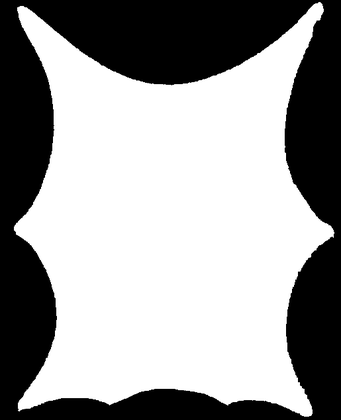
%> input picture frog/Optim/frog_domain_low.png, 341 x 420 px, shrunk from 515 x 634 before the run
$ octave FrogOptimization.m   (GNU Octave 9; MATLAB toolbox functions it lacks are replaced by stand-ins)
%> lines starting %> are read from the running program, lines starting %| are printed output that depends on the picture; in (x1, y1, x2, y2) boxes, pixels count from 0 and x2, y2 are one past the last pixel; in counts of white or black regions, pixels touching at a corner belong together; the program's own positions count from 1
### frog/OptimPaper/FO_Darcy3.m
function [Trans,Grid] = FO_Darcy3(prm)
A = imread('frog_domain_low.png');
%> A is the input picture: size 420x341 uint8; min 0, max 255, mean 154.6
B = im2bw(A);
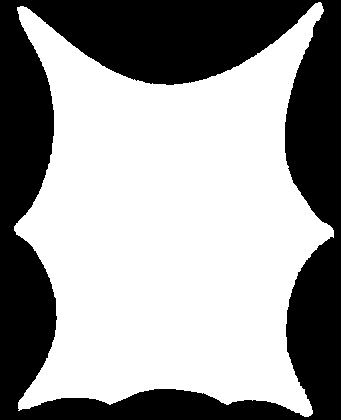
%> B: size 420x341 logical; 60.6% white; 1 black region, box (x1, y1, x2, y2) and area: (0, 0, 341, 420) 56408
Bz = size(B);
%> Bz = [420 341]
c = find(B);
%> c = 86812 values from 6107 to 140098

Grid = struct('Nx',[]);
Grid.Nx=Bz(1); Grid.hx=1*prm.pixel;
%> after `Grid.Nx=Bz(1)`: Grid.Nx = 420
Grid.Ny=Bz(2); Grid.hy=1*prm.pixel;
%> after `Grid.Ny=Bz(2)`: Grid.Ny = 341
Grid.Nz=1; Grid.hz=10*prm.pixel;
Grid.K=B.*(prm.perm/prm.mu);
Grid.poro = prm.Por*ones(Grid.Nx,Grid.Ny,Grid.Nz);
%> Grid.poro: size 420x341 double; every value is 0.1
Grid.volume = Grid.hx*Grid.hy*Grid.hz;
%> Grid.volume = 0.00216
Grid.N = Grid.Nx*Grid.Ny*Grid.Nz;
%> Grid.N = 143220
Grid.B = B;
B = reshape(B,prod(Bz),1);
%> B = 143220 logical values, 86812 true
A = 1-B;

%% Darcy Flow
% Grid sizes
Ny=Grid.Ny; Nx=Grid.Nx; Nz=Grid.Nz; N=Ny*Nx*Nz;
%> after `Ny=Grid.Ny`: Ny = 341
%> after `Nx=Grid.Nx`: Nx = 420
%> after `Nz=Grid.Nz`: Nz = 1
%> after `N=Ny*Nx*Nz`: N = 143220
hx=Grid.hx; hy=Grid.hy; hz=Grid.hz;
%> after `hx=Grid.hx`: hx = 0.06
%> after `hy=Grid.hy`: hy = 0.06
%> after `hz=Grid.hz`: hz = 0.6

L = Grid.K.^(-1);
%> L: size 420x341 double; 39.39% of the values are NaN or infinite; the others: min 1, max 1, mean 1
tx = 2*hy*hz/hx;  ty = 2*hx*hz/hy;
%> after `tx = 2*hy*hz/hx`: tx = 1.2
%> after `ty = 2*hx*hz/hy`: ty = 1.2

% Cell center
x = hx/2:hx:hx*Nx;
%> x = 420 values from 0.03 to 25.17
y = hy/2:hy:hy*Ny;
%> y = 341 values from 0.03 to 20.43
[ycell, xcell]=meshgrid(y,x);

% Transmissibility in x-direction: Nx+1 to give transmissibility at boundaries
Tymat = zeros(Nx,Ny+1);
%> Tymat: size 420x342 double; every value is 0
Txmat = zeros(Nx+1,Ny);
%> Txmat: size 421x341 double; every value is 0

% Calculate transmissibilities at interfaces (general case- homo, hetero)
Tymat(:,2:Ny) = (ty)./(L(:,1:Ny-1)+L(:,2:Ny)); % Take harmonic mean
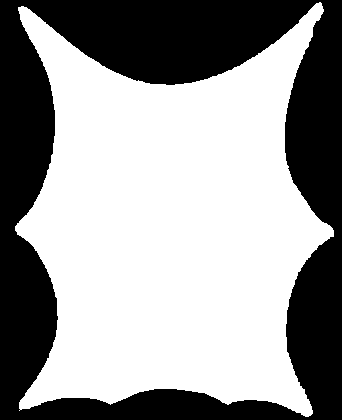
%> Tymat: size 420x342 double; values 0 (black) and 0.6 (white), 60.1% white; 1 black region, box (x1, y1, x2, y2) and area: (0, 0, 342, 420) 57363
Txmat(2:Nx,:) = (tx)./(L(1:Nx-1,:)+L(2:Nx,:)); % Take harmonic mean -- No flow boundary condition: 0 for 1 and Nx+1 -> therefore 2:Nx
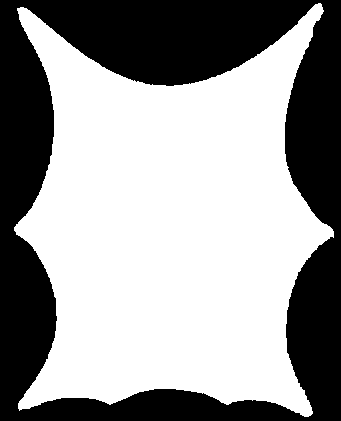
%> Txmat: size 421x341 double; values 0 (black) and 0.6 (white), 60.1% white; 1 black region, box (x1, y1, x2, y2) and area: (0, 0, 341, 421) 57213

% Off-diagonal vectors of the system
% by reshaping transmissibility matrices
Tyvec1 = reshape(Tymat(:,1:Ny), Ny*Nx, 1);
Txvec1 = reshape(Txmat(1:Nx,:), Ny*Nx, 1);
Tyvec2 = reshape(Tymat(:,2:Ny+1), Ny*Nx, 1);
Txvec2 = reshape(Txmat(2:Nx+1,:), Ny*Nx, 1);

% Matrix of the system
Amat = spdiags([-Tyvec1,-Txvec1,Tyvec1+Txvec1+Tyvec2+Txvec2,-Txvec2,-Tyvec2],[Nx,1,0,-1,-Nx],Ny*Nx,Ny*Nx);
Amat = Amat + spdiags(A,0,Ny*Nx,Ny*Nx);
B = spdiags(prm.alpha*B(:),0,Ny*Nx,Ny*Nx);
Am = [Amat+B,-B;-B,prm.beta*Amat+B];
Am(2*Grid.N+1,c(round(Grid.N/10))) = 1;

Trans.ay=Tymat;
Trans.ax=Txmat;
Trans.vy=prm.beta*Tymat;
Trans.vx=prm.beta*Txmat;
Grid.Amat = Am;
% Grid.Amat = decomposition(Amat);
end

### frog/OptimPaper/segOne.m
function [node,segment,vnode,vsegment] = segOne(prm,Grid,ra,rv)
Tree=load('frog_trees.mat');

[node,segment] = segmentasi(Tree.tree_a{1},ra,0);
[vnode,vsegment] = segmentasi(Tree.tree_v{1},rv,1);
%% tambahan (nanti) ra>0.65, rv>0.95
if ra==0.65
    vsegment.init([end+1,end+2])=[7,9];
    vsegment.end([end+1,end+2])=[6,8];
    vsegment.len([end+1,end+2])=vsegment.len(vsegment.end==7);
    vsegment.rad([end+1,end+2])=vsegment.rad(vsegment.end==7);
    vsegment.n=length(vsegment.len);
    vnode.junction(9)=1;
    vnode.isterminal([9,7,46])=0;
    % connecting parallel
    [vnode,vsegment]=connecting(vnode,vsegment,45,46);
    vsegment.num=1:vsegment.n;
    vsegment.isterminal(end+1:1:end+3)=0;
    vsegment.isroot(end+1:1:end+3)=0;
    vsegment.c(end+1:1:end+3)={[]};
    vsegment = segroot(vnode,vsegment);
    segment = segroot(node,segment);
end
%% ra>1 rv>2
if ra==1
    segment.init(end+1)=10;
    node.isterminal(10)=0;
    segment.end(end+1)=4;
    segment.len(end+1)=segment.len(segment.end==10);
    segment.rad(end+1)=segment.rad(segment.end==10);
    segment.n=length(segment.len);
end
% connecting parallel
%% Change dimension to real dimension
node.XData = node.XData.*prm.pixel;
node.YData = node.YData.*prm.pixel;
vnode.XData = vnode.XData.*prm.pixel;
vnode.YData = vnode.YData.*prm.pixel;
segment.len = segment.len.*prm.pixel;
segment.rad = segment.rad.*prm.pixel;
vsegment.len = vsegment.len.*prm.pixel;
vsegment.rad = vsegment.rad.*prm.pixel;
% locate mid point of segment on capillary bed
segment.ext = zeros(segment.n,1);
for i=1:segment.n
    if isempty(segment.c{i})
        mid = node.avc(segment.init(i),:);
    elseif segment.isroot(i) % root segment,
        k = segment.init(segment.end(i));
        mid = segment.c{k}(ceil(length(segment.c{k})/2),:);
    else
        mid = segment.c{i}(ceil(length(segment.c{i})/2),:);
    end
    segment.ext(i) = sub2ind([Grid.Nx Grid.Ny],mid(1),mid(2));
end
vsegment.ext = zeros(vsegment.n,1);
for i=1:vsegment.n
    if isempty(vsegment.c{i})
        mid = vnode.avc(vsegment.init(i),:);
%     elseif vsegment.isroot(i)
%         k = vsegment.init(vsegment.end(i));
%         mid = vsegment.c{k}(ceil(length(vsegment.c{k})/2),:);
    else
        mid = vsegment.c{i}(floor(length(vsegment.c{i})/2),:);
    end
    vsegment.ext(i) = sub2ind([Grid.Nx Grid.Ny],mid(1),mid(2));
end

% Compute angle
segment = Bif_angle(node,segment);
vsegment = Bif_angle(vnode,vsegment);

% Locate nodes in the capillary bed
X = ceil((node.XData(node.isterminal))./Grid.hx);
Y = ceil(node.YData(node.isterminal)./Grid.hy);
Xout = floor((vnode.XData(vnode.isterminal))./Grid.hx);
Yout = floor((vnode.YData(vnode.isterminal))./Grid.hy);

if max(Xout)>=Grid.Nx | max(Yout)>=Grid.Ny | min(Xout)<=0 | min(Yout)<=0 ...
        | max(X)>=Grid.Nx | max(Y)>=Grid.Ny | min(X)<=0 | min(Y)<=0
    state.P=NaN; state.pvec=NaN;
    return;
end
node.input = sub2ind([Grid.Nx Grid.Ny],X,Y);
vnode.output = sub2ind([Grid.Nx Grid.Ny],Xout,Yout);
segment = Locate(node,segment,Grid);
vsegment = Locate(vnode,vsegment,Grid);

node.clog = false(node.n,1);
vnode.clog = false(vnode.n,1);
% [32 lines left out: functions Locate, connecting, not called in this run]

function [node,segment] = segmentasi(tree,lim,type)
Ad = tree.segment.avrad > 0;
locA.conn=tree.segment.nodeconn(Ad);
ac=cell2mat(locA.conn);
segment.radius = tree.radius;
% delete unwanted segment vein
if type
    del=[269,250,211,218,176,212,220,201,188,190,201,263];
    for i=1:length(del)
        Ad((ac(:,1)==del(i)))=0;
    end
    ac=ac(Ad,:);
else % artery
    del=[121,81];
    for i=1:length(del)
        Ad(ac(:,1)==del(i))=0;
    end
    ac=ac(Ad,:);
end
Ar = tree.segment.avrad > lim;
Ar(Ad==0) = 0;
locA.conn=tree.segment.nodeconn(Ar);
ac=cell2mat(locA.conn);
locA.avr=tree.segment.avrad(Ar);
locA.L=tree.segment.L(Ar);
locA.c=tree.segment.c(Ar);
ab=zeros(size(ac));
[b,m1,n1] = unique(ac,'first');
[n1,d1] =sort(m1);
for i=1:length(b)
    ab(ac==b(i))=i;
end

ab=reshape(ab,size(ac));
segment.init = ab(:,2);
segment.end = ab(:,1);
segment.len = locA.L;
segment.rad = locA.avr;
segment.c = locA.c;
segment.dist = tree.segment.dist(Ar);
segment.ind = tree.segment.ind(Ar);
segment.distrvol = tree.segment.distrvol(Ar);
segment.distrind = tree.segment.distrind(Ar);
segment.geodist = tree.segment.geodesdist(Ar);
segment.Cnum = tree.segment.num(Ar);

node.avc=tree.node.avc(b,:);
node.avind=tree.node.avind(b,:);
node.XData=tree.node.avc(b,1);
node.YData=tree.node.avc(b,2);
node.depth=tree.node.depth(b,:);
node.ind = tree.node.ind(b,:);
node.distrind = tree.node.distrind(b,:);
%% connect vein tree
if lim==0
if type
    awal=198; akhir=205;
    ac(end+1,:)=[akhir,awal];
    segment.rad(end+1)=segment.rad(segment.end==akhir);
    segment.len(end+1)=sqrt((node.XData(awal)-node.XData(akhir))^2+(node.YData(awal)-node.YData(akhir))^2);
    segment.init(end+1)=awal;
    segment.end(end+1)=akhir;
    segment.c(end+1)= {[]};
    ab=zeros(size(ac));
[b,m1,n1] = unique(ac,'first');
[n1,d1] =sort(m1);
for i=1:length(b)
    ab(ac==b(i))=i;
end
ab=reshape(ab,size(ac));
else
    awal=7; akhir=21; midsegment=4; othe=6; baru=max(ab(:))+1; bar=max(ac(:))+1;
    ac(4,:)=[];
    ac(end+1,:)=[akhir,bar];
    ac(end+1,:)=[othe,bar];
    ac(end+1,:)=[bar,awal];
    segment.rad(end+1)=segment.rad(segment.end==akhir);
    segment.len(end+1)=sqrt((segment.c{4}(118,1)-node.XData(akhir))^2+(segment.c{4}(118,2)-node.YData(akhir))^2);
    segment.init(end+1)=baru;
    segment.end(end+1)=akhir;
    segment.c(end+1)={[]};
    segment.rad(end+1)=segment.rad(4);
    segment.len(end+1)=sqrt((segment.c{4}(118,1)-node.XData(awal))^2+(segment.c{4}(118,2)-node.YData(awal))^2);
    segment.init(end+1)=awal;
    segment.end(end+1)=baru;
    segment.c(end+1)={segment.c{4}(118:end,:)};
    segment.len(4)=118/135*segment.len(4);
    segment.init(4)=baru;
    segment.c(4)={segment.c{4}(1:118,:)};
    segment.n=length(segment.len);
    node.avc(baru,:)=segment.c{4}(end,:);
    node.avind(baru,:)=segment.ind{4}(end,:);
    node.XData(baru)=segment.c{4}(end,1);
    node.YData(baru)=segment.c{4}(end,2);
    node.ind{baru}=segment.ind{4}(end-4:end);
    node.depth(baru)=node.depth(othe);
    node.depth(othe)=node.depth(othe)+1;
    ab=zeros(size(ac));
[b,m1,n1] = unique(ac,'first');
[n1,d1] =sort(m1);
for i=1:length(b)
    ab(ac==b(i))=i;
end
ab=reshape(ab,size(ac));
end
end
%%
node.isterminal=zeros(length(b),1);
node.junction=false(length(b),1);
for i=1:length(ac)
    ad=find(ac(:,2)==ac(i,1));
    if nnz(ad)>=2
        node.junction(ab(i,1))=1;
        node.Parent(ab(ad,2))=1;
        % Compute the angle
    else
        node.junction(ab(i,1))=0;
    end
    if isempty(ad)
        node.isterminal(ab(i,1))=1;
    end
end
if type & lim==0
    node.isterminal(205)=0;
else
    b(end)=b(end-1);
    node.isterminal(21)=0;
end
node.n=length(b);
node.isroot=tree.node.isroot(b,:);
node.num=1:node.n;
node.isterminal=logical(node.isterminal);
segment.n=length(segment.len);
segment.num=1:segment.n;

% note segment root and terminal
segment = segroot(node,segment);

% Clear artifact / big terminal
if max(segment.rad(segment.isterminal))>1.5*mean(segment.rad(segment.isterminal))
    segment.rad(segment.rad==max(segment.rad(segment.isterminal)))=1.5*mean(segment.rad(segment.isterminal));
end
end
% note segment root and terminal
% [33 lines left out: functions segroot, Bif_angle, not called in this run]
% angle of segment respect to x-axis (2D)
% [11 lines left out: function angle, not called in this run]

end

### frog/segroot.m
function segment = segroot(node,segment)
seg = 1:2*node.n;
root = find(node.isroot);
rot=[];
for k=1:length(root)
    rot=[rot,seg(segment.init==root(k))];
end
segment.isroot = logical(zeros(segment.n,1));
segment.isroot(rot) = 1;
root = find(node.isterminal);
rot=[];
for k=1:length(root)
    rot=[rot,seg(segment.end==root(k))];
end
segment.isterminal = logical(zeros(segment.n,1));
segment.isterminal(rot) = 1;
end

### frog/Optim/Frog_parameter.m
function prm = Frog_parameter()
%% Artery Parameters
% blood and flow parameters (all unit in mmgs)
prm.Rho = 1e-6;       % kg/mm3
prm.mu = 3e-6;        % kg/mm.s
prm.perm = 3e-6;      % mm2
prm.Pin = 3.99967105; % kg/mm.s2
prm.Pout = 1;         % kPa
prm.pixel = 6e-2;     % milimeter
prm.alpha = 5e-4;     % Perfusion parameter
prm.beta = 2;         % relative permeability of vein compartment to artery compartment
prm.gamma = 5e-5;     % kg/mm4.s (resistance parameter around terminal nodes, kappa in the manuscript)
prm.E = 1e3;          % kPa (vein)/artery Ea = 1e3
prm.Poison = 0.5;     % Poisson's ratio
prm.ha = 0.22;        % arterial wall thickness coeff.
prm.hv = 0.1;         % vein wall thickness coeff.
prm.Por = 0.1;        %
prm.mmHg = 7.50061683;
end

### frog/Optim/FrogOptimization.m
  %% Dual darcy permeability
name = ['Trial'];
% Load the modelling parameters
prm = Frog_parameter();
% Load the image domain and create darcy domain. Then compute transmibility
[Trans,Grid] = FO_Darcy3(prm);
%> Grid = {Nx 420, hx 0.06, Ny 341, hy 0.06, Nz 1, hz 0.6}
% Load the segmented vascular graph data
[node,segment,vnode,vsegment] = SetVessel2(prm, Grid, 20);
while all(Grid.B([node.input; vnode.output])) == 0
[node,segment,vnode,vsegment] = SetVessel2(prm, Grid, 20);
1
end
% [node,segment,vnode,vsegment] = segOne(prm,Grid,0,0);
% Solve Darcy and coupling
[Xr,Grid] = FO_Capillary2(node,vnode,Grid);
Xr.Pext = Xr.C([segment.ext; vsegment.ext],:);
% Solve the linear system
x = Frog_LinEq(prm,node,segment,vnode,vsegment,Xr.P);
% Solve the nonlinear system
% x = Frog_nonlinEq3(node,prm,segment,vnode,vsegment,Xr,1,x1);
% Calculate pressure distribution in Darcy domain
Co = node.n + vnode.n;  Cv = Co + segment.n;
in = x([Co+segment.num(segment.isterminal)]);
out = x([Cv+vsegment.num(vsegment.isterminal)]);
q = [in/sum(in)*sum(out);-1*out];
P = Xr.C*q+x(end);
Pa = reshape(P(1:Grid.N),Grid.Nx,Grid.Ny);
Pv = reshape(P(Grid.N+1:2*Grid.N),Grid.Nx,Grid.Ny);
% Visualization
GV=graph(vsegment.init,vsegment.end,abs(x(Cv+vsegment.num)));
GA=graph(segment.init,segment.end,abs(x(Co+segment.num)));
GV.Edges.width=10*sqrt(abs(GV.Edges.Weight)/sum(out));
GA.Edges.width=10*sqrt(abs(GA.Edges.Weight)/sum(in));
V = Flux(prm,Pa,Pv,Grid,Trans,q,node,vnode,segment,x);  % Fluxes in Darcy
% yr = PlotPressure(prm,segment,vsegment,node,x1,name);   % Pressure distribution in the whole domain
analyze(prm,P,V,Grid,GA,GV,node,vnode,name);            % Pressure distribution in Darcy domain
% save init.mat node segment vnode vsegment Grid Trans;

function [node,segment,vnode,vsegment] = SetVessel2(prm, Grid, n)
[node,segment,vnode,vsegment] = segOne(prm,Grid,0,0);
%> the run ends on the next line
